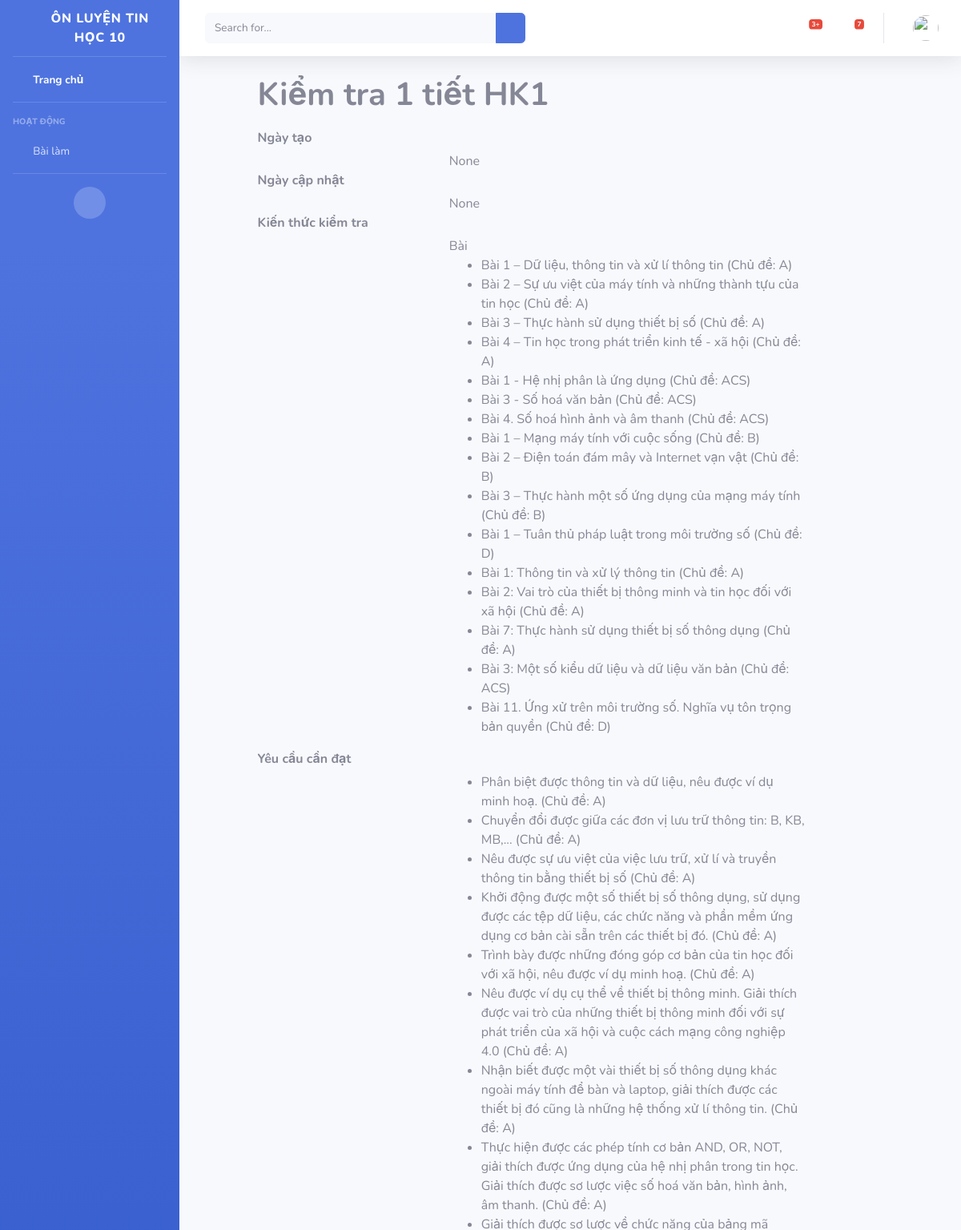
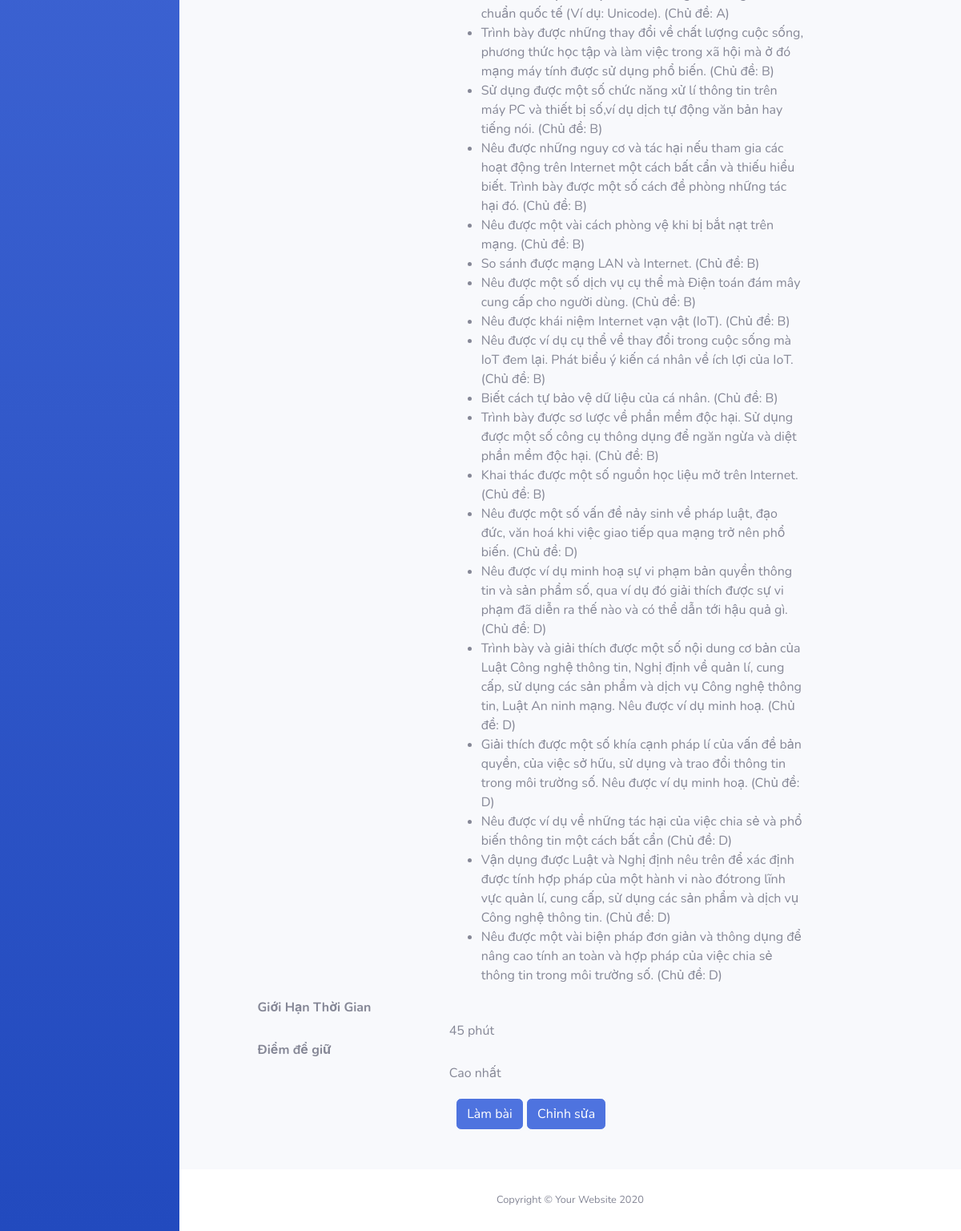
Screenshot of /HeThongHoTroLT/detail_practice/GHKI2324/ with the database file from the repository (2 pictures, top to bottom).
### HeThongHoTroLT/models.py (models this page shows)
class Test(models.Model):
  test_id = models.CharField(max_length=10, primary_key=True)
  test_name = models.TextField()
  date_update = models.DateTimeField()
  date_create = models.DateTimeField()
  factor = models.IntegerField()
  exam = models.ForeignKey(Inf_Exam_Framework, on_delete=models.CASCADE, null=True)
  numer_q = models.IntegerField()
  test_time = models.IntegerField()
  student = models.ForeignKey(Student,on_delete=models.CASCADE, null=True)

class Lesson(models.Model):
  lesson_id = models.CharField(max_length=10, primary_key=True)
  topic = models.ForeignKey(Topic, on_delete=models.CASCADE)
  book = models.ForeignKey(Booktype, on_delete=models.CASCADE)
  lesson_name = models.TextField()

class Topic(models.Model):
  topic_id = models.CharField(max_length=10, primary_key=True)
  content = models.TextField()

class Request(models.Model):
  request_id = models.CharField(max_length=10, primary_key=True)
  topic = models.ForeignKey(Topic, on_delete=models.CASCADE)
  content = models.TextField()
  percent = models.FloatField()

### HeThongHoTroLT/views.py (the view)
# urls.py: path('detail_practice/<str:test_id>/', views.detail_practice,name='detail_practice'),
def detail_practice(request,test_id):
    pos = 'HeThongHoTroLT/base_student.html'
    for group in request.user.groups.all():
        if group.name == "Teacher":
            pos = 'HeThongHoTroLT/base_teacher.html'
            break
    test = Test.objects.get(test_id=test_id)
    test_lessons = Test_Lesson.objects.filter(test=test_id).distinct()
    lessons = Lesson.objects.filter(lesson_id__in=test_lessons.values_list('lesson_id', flat=True)).distinct()
    requests = Request.objects.filter(lesson_request__lesson__in=lessons).distinct()
    contents= {'pos':pos,'test':test,'lessons': lessons,'requests':requests}
    return render(request, "HeThongHoTroLT/detail_practice.html",contents)

### HeThongHoTroLT/templates/HeThongHoTroLT/detail_practice.html (shortened to what this page needs)
{% extends pos %}
{%block content%}
{% load static %}
<div id="content" class="ic-Layout-contentMain" role="main">
    <div id="quiz_show">
        <header class="quiz-header">
            <h1 id="quiz_title">
            {{test.test_name}}
            </h1>
            <div class="row-fluid">
                <form class="form-horizontal bootstrap-form display-only" style="margin-top:18px;">
                    <fieldset>
                    <div class="control-group">
                        <div class="control-label">
                            Ngày tạo
                        </div>
                        <div class="controls">
                        <span class="value">{{test.date_create}}</span>
                        </div>
                    </div>
                    <div class="control-group">
                        <div class="control-label">
                            Ngày cập nhật
                        </div>
                        <div class="controls">
                        <span class="value">{{test.date_update}}</span>
                        </div>
                    </div>
                    <div class="control-group">
                        <div class="control-label">
                             Kiến thức kiểm tra
                        </div>
                        <div class="controls">
                        <span class="value"> Bài
                            <ul>
                                {% for lesson in lessons %}
                                    <li>{{ lesson.lesson_name }} (Chủ đề: {{ lesson.topic.topic_id }})</li>
                                {% endfor %}
                            </ul>
                        </span>
                        </div>
                    </div>
                    <div class="control-group">
                        <div class="control-label">
                        Yêu cầu cần đạt
                        </div>
                        <div class="controls">
                            <span class="value">
                                <ul>
                                    {% for request in requests %}
                                        <li>{{ request.content }} (Chủ đề: {{ request.topic.topic_id }})</li>
                                    {% endfor %}
                                </ul>
                            </span>
                        </div>
                    </div>
                    <div class="control-group">
                        <div class="control-label">
                            Giới Hạn Thời Gian
                        </div>
                        <div class="controls">
                            <span class="value">
                                {{test.test_time}} phút
                            </span>
                        </div>
                    </div>
                    <div class="control-group">
                        <div class="control-label">
                        Điểm để giữ
                        </div>
                        <div class="controls">
                        <span class="value">
                            Cao nhất
                        </span>
                        </div>
                    </div>
                </fieldset>
            </form>
    </div>
    <div class="preview_quiz_button">
        {% if pos == 'HeThongHoTroLT/base_teacher.html' %}
            <a class="btn btn-primary" id="preview_quiz_button" preview="1" data-method="post" href="{% url 'do' test.test_id %}">Xem trước</a>
            <a class="btn btn-primary" id="preview_quiz_button" preview="1" data-method="post" href="{% url 'add_practice' %}">Chỉnh sửa</a>
        {% else %}
            <a class="btn btn-primary" id="preview_quiz_button" preview="1" data-method="post" href="{% url 'do' test.test_id %}">Làm bài</a>
            <a class="btn btn-primary" id="preview_quiz_button" preview="1" data-method="post" href="{% url 'add_practice' %}">Chỉnh sửa</a>
        {% endif %}
    </div>
  </header>
</div>
</div>
            <footer class="sticky-footer bg-white">
                <div class="container my-auto">
                    <div class="copyright text-center my-auto">
                        <span>Copyright &copy; Your Website 2020</span>
                    </div>
                </div>
            </footer>
        </div>
    </div>
{%endblock%}

### HeThongHoTroLT/templates/HeThongHoTroLT/base_student.html (shortened to what this page needs)
<!DOCTYPE html>
<html lang="en">
{% load static %}
<head>
    <link href="{% static 'HeThongHoTroLT/vendor/fontawesome-free/css/all.min.css' %}" rel="stylesheet" type="text/css">
    <link href="{% static 'HeThongHoTroLT/css/sb-admin-2.min.css' %}" rel="stylesheet">
    <link href="{% static 'HeThongHoTroLT/css/quizzes-344762a207.css' %}" rel="stylesheet">
</head>
<body id="page-top">
    <div id="wrapper">
        <ul class="navbar-nav bg-gradient-primary sidebar sidebar-dark accordion" id="accordionSidebar">
            <a class="sidebar-brand d-flex align-items-center justify-content-center" href="{% url 'index' %}">
                <div class="sidebar-brand-icon rotate-n-15">
                    <i class="fas fa-laugh-wink"></i>
                </div>
                <div class="sidebar-brand-text mx-3">Ôn luyện Tin học 10 </div>
            </a>
            <hr class="sidebar-divider my-0">
            <li class="nav-item active">
                <a class="nav-link" href="{% url 'index' %}">
                    <i class="fas fa-fw fa-tachometer-alt"></i>
                    <span>Trang chủ</span></a>
            </li>
            <hr class="sidebar-divider">
            <div class="sidebar-heading">
                Hoạt động
            </div>
            <li class="nav-item">
                <a class="nav-link collapsed" href="#" data-toggle="collapse" data-target="#collapseTwo"
                    aria-expanded="true" aria-controls="collapseTwo">
                    <i class="fas fa-fw fa-cog"></i>
                    <span>Bài làm</span>
                </a>
            </li>
            <hr class="sidebar-divider d-none d-md-block">
            <div class="text-center d-none d-md-inline">
                <button class="rounded-circle border-0" id="sidebarToggle"></button>
            </div>
        </ul>
        <div id="content-wrapper" class="d-flex flex-column">
            <div id="content">
                <nav class="navbar navbar-expand navbar-light bg-white topbar mb-4 static-top shadow">
                    <form
                        class="d-none d-sm-inline-block form-inline mr-auto ml-md-3 my-2 my-md-0 mw-100 navbar-search">
                        <div class="input-group">
                            <input type="text" class="form-control bg-light border-0 small" placeholder="Search for..."
                                aria-label="Search" aria-describedby="basic-addon2">
                            <div class="input-group-append">
                                <button class="btn btn-primary" type="button">
                                    <i class="fas fa-search fa-sm"></i>
                                </button>
                            </div>
                        </div>
                    </form>
                    <ul class="navbar-nav ml-auto">
                        <li class="nav-item dropdown no-arrow mx-1">
                            <a class="nav-link dropdown-toggle" href="#" id="alertsDropdown" role="button"
                                data-toggle="dropdown" aria-haspopup="true" aria-expanded="false">
                                <i class="fas fa-bell fa-fw"></i>
                                <span class="badge badge-danger badge-counter">3+</span>
                            </a>
                        </li>
                        <li class="nav-item dropdown no-arrow mx-1">
                            <a class="nav-link dropdown-toggle" href="#" id="messagesDropdown" role="button"
                                data-toggle="dropdown" aria-haspopup="true" aria-expanded="false">
                                <i class="fas fa-envelope fa-fw"></i>
                                <span class="badge badge-danger badge-counter">7</span>
                            </a>
                        </li>
                        <li class="nav-item dropdown no-arrow">
                            <a class="nav-link dropdown-toggle" href="#" id="userDropdown" role="button"
                                data-toggle="dropdown" aria-haspopup="true" aria-expanded="false">
                                <img class="img-profile rounded-circle"
                                    src="{% static 'HeThongHoTroLT/img/undraw_profile.svg'%}">
                            </a>
                        </li>
                    </ul>
                </nav>
                <div class='nd'>
                    {%block content%}
                    {% endblock%}
</body>
</html>

### HeThongHoTroLT/static/HeThongHoTroLT/css/quizzes-344762a207.css (style rules this page uses)
#quiz_show .preview_quiz_button { text-align:center;margin-top:20px;font-size:1.3em }
#quiz_show .control-group { margin-bottom:0px }
#quiz_show .control-group .control-label { font-weight:bold;width:33.3% }
#quiz_show .control-group .controls { margin-left:35% }
#quiz_show .control-group .controls .value { display:block;padding-top:5px }
.quiz-header { border-bottom:0px solid #a4a4a4;overflow:hidden;width:70%;margin-left:10% }
.quiz-header h1,.quiz-header h2 { margin: top 0px;;font-weight:bold }

### rows the page displays
Test: test_name "Kiểm tra 1 tiết HK1", date_create "None", date_update "None", test_time "45"
Lesson: lesson_name "Bài 1 – Dữ liệu, thông tin và xử lí thông tin", topic.topic_id "A"
Lesson: lesson_name "Bài 2 – Sự ưu việt của máy tính và những thành tựu của tin học", topic.topic_id "A"
Lesson: lesson_name "Bài 3 – Thực hành sử dụng thiết bị số", topic.topic_id "A"
Lesson: lesson_name "Bài 4 – Tin học trong phát triển kinh tế - xã hội", topic.topic_id "A"
Lesson: lesson_name "Bài 1 - Hệ nhị phân là ứng dụng", topic.topic_id "ACS"
Lesson: lesson_name "Bài 3 - Số hoá văn bản", topic.topic_id "ACS"
Lesson: lesson_name "Bài 4. Số hoá hình ảnh và âm thanh", topic.topic_id "ACS"
Lesson: lesson_name "Bài 1 – Mạng máy tính với cuộc sống", topic.topic_id "B"
Lesson: lesson_name "Bài 2 – Điện toán đám mây và Internet vạn vật", topic.topic_id "B"
Lesson: lesson_name "Bài 3 – Thực hành một số ứng dụng của mạng máy tính", topic.topic_id "B"
Lesson: lesson_name "Bài 1 – Tuân thủ pháp luật trong môi trường số", topic.topic_id "D"
Lesson: lesson_name "Bài 1: Thông tin và xử lý thông tin", topic.topic_id "A"
Lesson: lesson_name "Bài 2: Vai trò của thiết bị thông minh và tin học đối với xã hội", topic.topic_id "A"
Lesson: lesson_name "Bài 7: Thực hành sử dụng thiết bị số thông dụng", topic.topic_id "A"
Lesson: lesson_name "Bài 3: Một số kiểu dữ liệu và dữ liệu văn bản", topic.topic_id "ACS"
Lesson: lesson_name "Bài 11. Ứng xử trên môi trường số. Nghĩa vụ tôn trọng bản quyền", topic.topic_id "D"
Request: content "Phân biệt được thông tin và dữ liệu, nêu được ví dụ minh hoạ.", topic.topic_id "A"
Request: content "Chuyển đổi được giữa các đơn vị lưu trữ thông tin: B, KB, MB,...", topic.topic_id "A"
Request: content "Nêu được sự ưu việt của việc lưu trữ, xử lí và truyền thông tin bằng thiết bị số", topic.topic_id "A"
Request: content "Khởi động được một số thiết bị số thông dụng, sử dụng được các tệp dữ liệu, các chức năng và phần mềm ứng dụng cơ bản cài sẵn trên các thiết bị đó.", topic.topic_id "A"
Request: content "Trình bày được những đóng góp cơ bản của tin học đối với xã hội, nêu được ví dụ minh hoạ.", topic.topic_id "A"
Request: content "Nêu được ví dụ cụ thể về thiết bị thông minh. Giải thích được vai trò của những thiết bị thông minh đối với sự phát triển của xã hội và cuộc cách mạng công nghiệp 4.0", topic.topic_id "A"
Request: content "Nhận biết được một vài thiết bị số thông dụng khác ngoài máy tính để bàn và laptop, giải thích được các thiết bị đó cũng là những hệ thống xử lí thông tin.", topic.topic_id "A"
Request: content "Thực hiện được các phép tính cơ bản AND, OR, NOT, giải thích được ứng dụng của hệ nhị phân trong tin học. Giải thích được sơ lược việc số hoá văn bản, hình ảnh, âm thanh.", topic.topic_id "A"
Request: content "Giải thích được sơ lược về chức năng của bảng mã chuẩn quốc tế (Ví dụ: Unicode).", topic.topic_id "A"
Request: content "Trình bày được những thay đổi về chất lượng cuộc sống, phương thức học tập và làm việc trong xã hội mà ở đó mạng máy tính được sử dụng phổ biến.", topic.topic_id "B"
Request: content "Sử dụng được một số chức năng xử lí thông tin trên máy PC và thiết bị số,ví dụ dịch tự động văn bản hay tiếng nói.", topic.topic_id "B"
Request: content "Nêu được những nguy cơ và tác hại nếu tham gia các hoạt động trên Internet một cách bất cẩn và thiếu hiểu biết. Trình bày được một số cách đề phòng những tác hại đó.", topic.topic_id "B"
Request: content "Nêu được một vài cách phòng vệ khi bị bắt nạt trên mạng.", topic.topic_id "B"
Request: content "So sánh được mạng LAN và Internet.", topic.topic_id "B"
Request: content "Nêu được một số dịch vụ cụ thể mà Điện toán đám mây cung cấp cho người dùng.", topic.topic_id "B"
Request: content "Nêu được khái niệm Internet vạn vật (IoT).", topic.topic_id "B"
Request: content "Nêu được ví dụ cụ thể về thay đổi trong cuộc sống mà IoT đem lại. Phát biểu ý kiến cá nhân về ích lợi của IoT.", topic.topic_id "B"
Request: content "Biết cách tự bảo vệ dữ liệu của cá nhân.", topic.topic_id "B"
Request: content "Trình bày được sơ lược về phần mềm độc hại. Sử dụng được một số công cụ thông dụng để ngăn ngừa và diệt phần mềm độc hại.", topic.topic_id "B"
Request: content "Khai thác được một số nguồn học liệu mở trên Internet.", topic.topic_id "B"
Request: content "Nêu được một số vấn đề nảy sinh về pháp luật, đạo đức, văn hoá khi việc giao tiếp qua mạng trở nên phổ biến.", topic.topic_id "D"
Request: content "Nêu được ví dụ minh hoạ sự vi phạm bản quyền thông tin và sản phẩm số, qua ví dụ đó giải thích được sự vi phạm đã diễn ra thế nào và có thể dẫn tới hậu quả gì.", topic.topic_id "D"
Request: content "Trình bày và giải thích được một số nội dung cơ bản của Luật Công nghệ thông tin, Nghị định về quản lí, cung cấp, sử dụng các sản phẩm và dịch vụ Công nghệ thông tin, Luật An ninh mạng. Nêu được ví dụ minh hoạ.", topic.topic_id "D"
Request: content "Giải thích được một số khía cạnh pháp lí của vấn đề bản quyền, của việc sở hữu, sử dụng và trao đổi thông tin trong môi trường số. Nêu được ví dụ minh hoạ.", topic.topic_id "D"
Request: content "Nêu được ví dụ về những tác hại của việc chia sẻ và phổ biến thông tin một cách bất cẩn", topic.topic_id "D"
Request: content "Vận dụng được Luật và Nghị định nêu trên để xác định được tính hợp pháp của một hành vi nào đótrong lĩnh vực quản lí, cung cấp, sử dụng các sản phẩm và dịch vụ Công nghệ thông tin.", topic.topic_id "D"
Request: content "Nêu được một vài biện pháp đơn giản và thông dụng để nâng cao tính an toàn và hợp pháp của việc chia sẻ thông tin trong môi trường số.", topic.topic_id "D"
